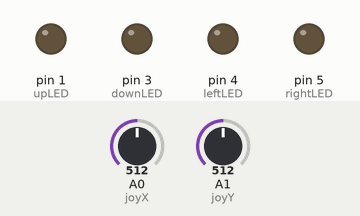
This sketch was run on a simulated Arduino Uno, built with avr-gcc and run on an emulated ATmega328P. On the bench: output pins drawn as LEDs (lit = HIGH). Inputs (shaded band) come from the test bench; at power-on: A0 (joyX) = 512, A1 (joyY) = 512.

Above: at 1.2 s.
1.3 s: A0 (joyX) set to 691
2.8 s: A0 (joyX) set to 716
At 3.5 s:
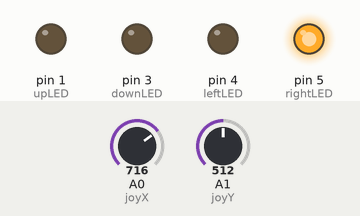
4.3 s: A1 (joyY) set to 690
5.8 s: A1 (joyY) set to 715
At 6.1 s:
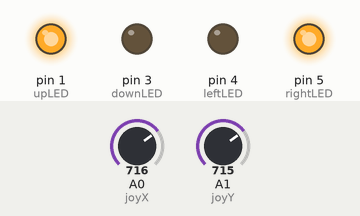
7.3 s: A0 (joyX) set to 690
At 8.5 s:
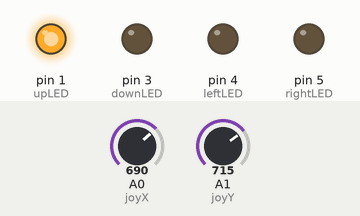
8.8 s: A1 (joyY) set to 290
At 9.8 s:
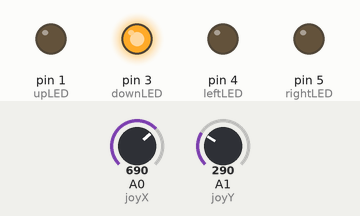
Timing chart, 0 to 11.3 s (numbered marks = the images above; inputs shaded):
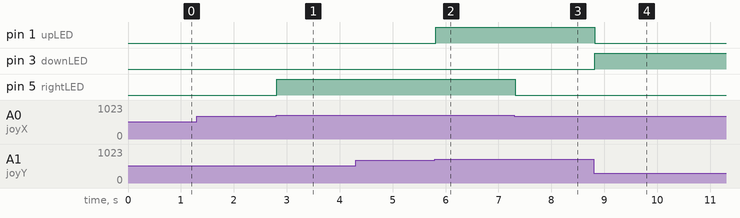

The sketch:

joystick_direction.ino
```cpp
int joyX = A0;
int joyY = A1;

int upLED = 1;
int downLED = 3;
int leftLED = 4;
int rightLED = 5;

void setup() {
  pinMode(upLED, OUTPUT);
  pinMode(downLED, OUTPUT);
  pinMode(leftLED, OUTPUT);
  pinMode(rightLED, OUTPUT);
}

void loop() {

  int x = analogRead(joyX);
  int y = analogRead(joyY);

  // Turn all LEDs OFF
  digitalWrite(upLED, LOW);
  digitalWrite(downLED, LOW);
  digitalWrite(leftLED, LOW);
  digitalWrite(rightLED, LOW);

  if (y > 700) {
    digitalWrite(upLED, HIGH);      // Joystick UP
  }
  else if (y < 300) {
    digitalWrite(downLED, HIGH);    // Joystick DOWN
  }

  if (x > 700) {
    digitalWrite(rightLED, HIGH);   // Joystick RIGHT
  }
  else if (x < 300) {
    digitalWrite(leftLED, HIGH);    // Joystick LEFT
  }

  delay(100);
}
```

Measured:
- the behaviour switches between 700 and 701 on A0 (joyX) (found by bisection; images 0 and 1)
- the behaviour switches between 700 and 701 on A1 (joyY) (found by bisection; images 1 and 2)
- after the input at 1.3 s, every drawn part: stays the same
- after the input at 2.8 s, pin 5 (rightLED): LOW → HIGH at once
- after the input at 5.8 s, pin 1 (upLED): LOW → HIGH at once
- after the input at 7.3 s, pin 5 (rightLED): HIGH → LOW at once
- after the input at 8.8 s, pin 1 (upLED): HIGH → LOW at once; pin 3 (downLED): LOW → HIGH at once
